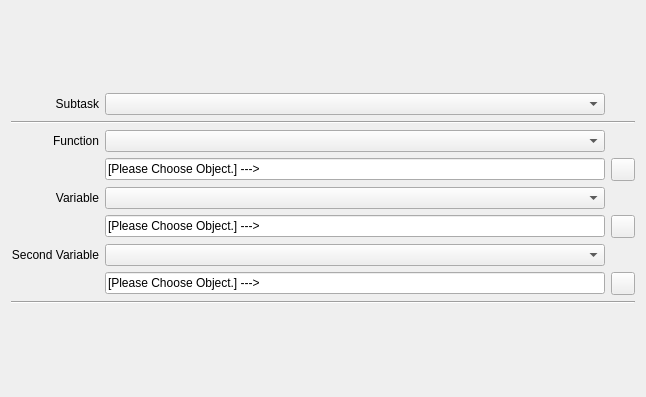
<?xml version="1.0" encoding="UTF-8"?>
<ui version="4.0">
<comment> Begin CVS Header </comment>
<comment>   $Source: /Volumes/Home/Users/shoops/cvs/copasi_dev/copasi/UI/SensitivitiesWidget.ui,v $ </comment>
<comment>   $Revision: 1.6 $ </comment>
<comment>   $Name:  $ </comment>
<comment>   $Author: shoops $ </comment>
<comment>   $Date: 2011/04/26 16:10:41 $ </comment>
<comment> End CVS Header </comment>

<comment> Copyright (C) 2011 by Pedro Mendes, Virginia Tech Intellectual </comment>
<comment> Properties, Inc., University of Heidelberg, and The University </comment>
<comment> of Manchester. </comment>
<comment> All rights reserved. </comment>

 <class>SensitivitiesWidget</class>
 <widget class="TaskWidget" name="SensitivitiesWidget">
  <property name="geometry">
   <rect>
    <x>0</x>
    <y>0</y>
    <width>646</width>
    <height>397</height>
   </rect>
  </property>
  <layout class="QVBoxLayout" name="verticalLayout">
   <item>
    <layout class="QGridLayout" name="gridLayout">
     <item row="0" column="0">
      <widget class="QLabel" name="TextLabel1">
       <property name="sizePolicy">
        <sizepolicy hsizetype="Fixed" vsizetype="Fixed">
         <horstretch>0</horstretch>
         <verstretch>0</verstretch>
        </sizepolicy>
       </property>
       <property name="maximumSize">
        <size>
         <width>120</width>
         <height>16777215</height>
        </size>
       </property>
       <property name="text">
        <string>Subtask</string>
       </property>
       <property name="alignment">
        <set>Qt::AlignRight|Qt::AlignTrailing|Qt::AlignVCenter</set>
       </property>
      </widget>
     </item>
     <item row="0" column="1">
      <widget class="QComboBox" name="SubTaskChooser"/>
     </item>
     <item row="1" column="0" colspan="3">
      <widget class="Line" name="line">
       <property name="orientation">
        <enum>Qt::Horizontal</enum>
       </property>
      </widget>
     </item>
     <item row="2" column="0">
      <widget class="QLabel" name="TextLabel2">
       <property name="sizePolicy">
        <sizepolicy hsizetype="Fixed" vsizetype="Fixed">
         <horstretch>0</horstretch>
         <verstretch>0</verstretch>
        </sizepolicy>
       </property>
       <property name="maximumSize">
        <size>
         <width>120</width>
         <height>16777215</height>
        </size>
       </property>
       <property name="text">
        <string>Function</string>
       </property>
       <property name="alignment">
        <set>Qt::AlignRight|Qt::AlignTrailing|Qt::AlignVCenter</set>
       </property>
      </widget>
     </item>
     <item row="2" column="1">
      <widget class="SensWidgetComboBox" name="FunctionChooser">
       <property name="toolTip">
        <string>This specifies the set of target values for which&lt;br&gt;the sensitivities are to be calculated.</string>
       </property>
      </widget>
     </item>
     <item row="3" column="1">
      <widget class="QLineEdit" name="FunctionLineEdit">
       <property name="minimumSize">
        <size>
         <width>200</width>
         <height>0</height>
        </size>
       </property>
       <property name="text">
        <string>[Please Choose Object.] ---&gt;</string>
       </property>
      </widget>
     </item>
     <item row="3" column="2">
      <widget class="QToolButton" name="SingleFunctionChooser">
       <property name="toolTip">
        <string>If the target value of the sensitivities calculation is a single object &lt;br&gt;the object can be selected by clicking this button.</string>
       </property>
      </widget>
     </item>
     <item row="4" column="0">
      <widget class="QLabel" name="TextLabel3">
       <property name="sizePolicy">
        <sizepolicy hsizetype="Fixed" vsizetype="Fixed">
         <horstretch>0</horstretch>
         <verstretch>0</verstretch>
        </sizepolicy>
       </property>
       <property name="maximumSize">
        <size>
         <width>120</width>
         <height>16777215</height>
        </size>
       </property>
       <property name="text">
        <string>Variable</string>
       </property>
       <property name="alignment">
        <set>Qt::AlignRight|Qt::AlignTrailing|Qt::AlignVCenter</set>
       </property>
      </widget>
     </item>
     <item row="4" column="1">
      <widget class="SensWidgetComboBox" name="VariableChooser">
       <property name="toolTip">
        <string>This specifies a set of parameters. The sensitivities are calculated with respect to these parameters.</string>
       </property>
      </widget>
     </item>
     <item row="5" column="1">
      <widget class="QLineEdit" name="VariableLineEdit">
       <property name="sizePolicy">
        <sizepolicy hsizetype="Expanding" vsizetype="Fixed">
         <horstretch>0</horstretch>
         <verstretch>0</verstretch>
        </sizepolicy>
       </property>
       <property name="minimumSize">
        <size>
         <width>200</width>
         <height>0</height>
        </size>
       </property>
       <property name="text">
        <string>[Please Choose Object.] ---&gt;</string>
       </property>
      </widget>
     </item>
     <item row="5" column="2">
      <widget class="QToolButton" name="SingleVariableChooser"/>
     </item>
     <item row="6" column="0">
      <widget class="QLabel" name="TextLabel4">
       <property name="sizePolicy">
        <sizepolicy hsizetype="Fixed" vsizetype="Fixed">
         <horstretch>0</horstretch>
         <verstretch>0</verstretch>
        </sizepolicy>
       </property>
       <property name="maximumSize">
        <size>
         <width>120</width>
         <height>16777215</height>
        </size>
       </property>
       <property name="text">
        <string>Second Variable</string>
       </property>
       <property name="alignment">
        <set>Qt::AlignRight|Qt::AlignTrailing|Qt::AlignVCenter</set>
       </property>
      </widget>
     </item>
     <item row="6" column="1">
      <widget class="SensWidgetComboBox" name="Variable2Chooser">
       <property name="toolTip">
        <string>This specifies a second set of parameters. If this is set, second order sensitivities will be calculated.</string>
       </property>
      </widget>
     </item>
     <item row="7" column="1">
      <widget class="QLineEdit" name="Variable2LineEdit">
       <property name="minimumSize">
        <size>
         <width>200</width>
         <height>0</height>
        </size>
       </property>
       <property name="text">
        <string>[Please Choose Object.] ---&gt;</string>
       </property>
      </widget>
     </item>
     <item row="7" column="2">
      <widget class="QToolButton" name="SingleVariable2Chooser"/>
     </item>
     <item row="8" column="0" colspan="3">
      <widget class="Line" name="line_2">
       <property name="orientation">
        <enum>Qt::Horizontal</enum>
       </property>
      </widget>
     </item>
    </layout>
   </item>
  </layout>
 </widget>
 <customwidgets>
  <customwidget>
   <class>TaskWidget</class>
   <extends>QWidget</extends>
   <header>TaskWidget.h</header>
   <container>1</container>
  </customwidget>
  <customwidget>
   <class>SensWidgetComboBox</class>
   <extends>QComboBox</extends>
   <header>SensWidgetComboBox.h</header>
  </customwidget>
 </customwidgets>
 <resources/>
 <connections>
  <connection>
   <sender>SubTaskChooser</sender>
   <signal>activated(int)</signal>
   <receiver>SensitivitiesWidget</receiver>
   <slot>slotChooseSubTask(int)</slot>
   <hints>
    <hint type="sourcelabel">
     <x>170</x>
     <y>49</y>
    </hint>
    <hint type="destinationlabel">
     <x>226</x>
     <y>16</y>
    </hint>
   </hints>
  </connection>
  <connection>
   <sender>FunctionChooser</sender>
   <signal>activated(int)</signal>
   <receiver>SensitivitiesWidget</receiver>
   <slot>slotChooseFunction(int)</slot>
   <hints>
    <hint type="sourcelabel">
     <x>153</x>
     <y>141</y>
    </hint>
    <hint type="destinationlabel">
     <x>231</x>
     <y>104</y>
    </hint>
   </hints>
  </connection>
  <connection>
   <sender>VariableChooser</sender>
   <signal>activated(int)</signal>
   <receiver>SensitivitiesWidget</receiver>
   <slot>slotChooseVariable(int)</slot>
   <hints>
    <hint type="sourcelabel">
     <x>182</x>
     <y>249</y>
    </hint>
    <hint type="destinationlabel">
     <x>232</x>
     <y>218</y>
    </hint>
   </hints>
  </connection>
  <connection>
   <sender>Variable2Chooser</sender>
   <signal>activated(int)</signal>
   <receiver>SensitivitiesWidget</receiver>
   <slot>slotChooseVariable2(int)</slot>
   <hints>
    <hint type="sourcelabel">
     <x>215</x>
     <y>364</y>
    </hint>
    <hint type="destinationlabel">
     <x>261</x>
     <y>333</y>
    </hint>
   </hints>
  </connection>
  <connection>
   <sender>SingleFunctionChooser</sender>
   <signal>clicked()</signal>
   <receiver>SensitivitiesWidget</receiver>
   <slot>slotChooseSingleFunction()</slot>
   <hints>
    <hint type="sourcelabel">
     <x>726</x>
     <y>181</y>
    </hint>
    <hint type="destinationlabel">
     <x>695</x>
     <y>166</y>
    </hint>
   </hints>
  </connection>
  <connection>
   <sender>SingleVariableChooser</sender>
   <signal>clicked()</signal>
   <receiver>SensitivitiesWidget</receiver>
   <slot>slotChooseSingleVariable()</slot>
   <hints>
    <hint type="sourcelabel">
     <x>730</x>
     <y>306</y>
    </hint>
    <hint type="destinationlabel">
     <x>676</x>
     <y>284</y>
    </hint>
   </hints>
  </connection>
  <connection>
   <sender>SingleVariable2Chooser</sender>
   <signal>clicked()</signal>
   <receiver>SensitivitiesWidget</receiver>
   <slot>slotChooseSingleVariable2()</slot>
   <hints>
    <hint type="sourcelabel">
     <x>741</x>
     <y>414</y>
    </hint>
    <hint type="destinationlabel">
     <x>691</x>
     <y>390</y>
    </hint>
   </hints>
  </connection>
 </connections>
 <slots>
  <slot>slotChooseSingleFunction()</slot>
  <slot>slotChooseSingleVariable()</slot>
  <slot>slotChooseSingleVariable2()</slot>
  <slot>slotChooseSubTask(int)</slot>
  <slot>slotChooseFunction(int)</slot>
  <slot>slotChooseVariable(int)</slot>
  <slot>slotChooseVariable2(int)</slot>
 </slots>
</ui>
